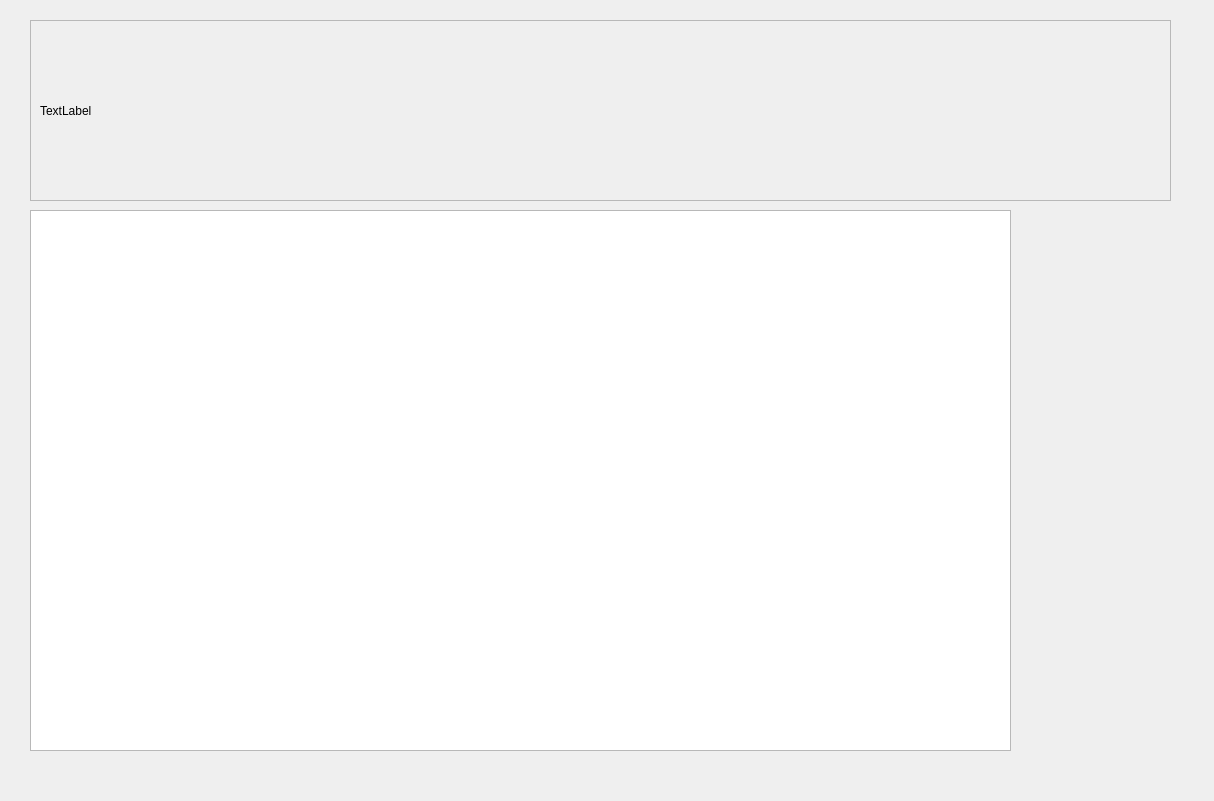
<?xml version="1.0" encoding="UTF-8"?>
<ui version="4.0">
 <class>SelectedViewWidget</class>
 <widget class="QWidget" name="SelectedViewWidget">
  <property name="geometry">
   <rect>
    <x>0</x>
    <y>0</y>
    <width>1214</width>
    <height>801</height>
   </rect>
  </property>
  <property name="windowTitle">
   <string>SelectedViewWidget</string>
  </property>
  <widget class="QFrame" name="bannerFrame">
   <property name="geometry">
    <rect>
     <x>30</x>
     <y>20</y>
     <width>1141</width>
     <height>181</height>
    </rect>
   </property>
   <property name="frameShape">
    <enum>QFrame::StyledPanel</enum>
   </property>
   <property name="frameShadow">
    <enum>QFrame::Raised</enum>
   </property>
   <layout class="QVBoxLayout" name="verticalLayout">
    <item>
     <widget class="QLabel" name="banner">
      <property name="text">
       <string>TextLabel</string>
      </property>
     </widget>
    </item>
   </layout>
  </widget>
  <widget class="QListView" name="previewView">
   <property name="geometry">
    <rect>
     <x>30</x>
     <y>210</y>
     <width>981</width>
     <height>541</height>
    </rect>
   </property>
  </widget>
 </widget>
 <resources/>
 <connections/>
</ui>
